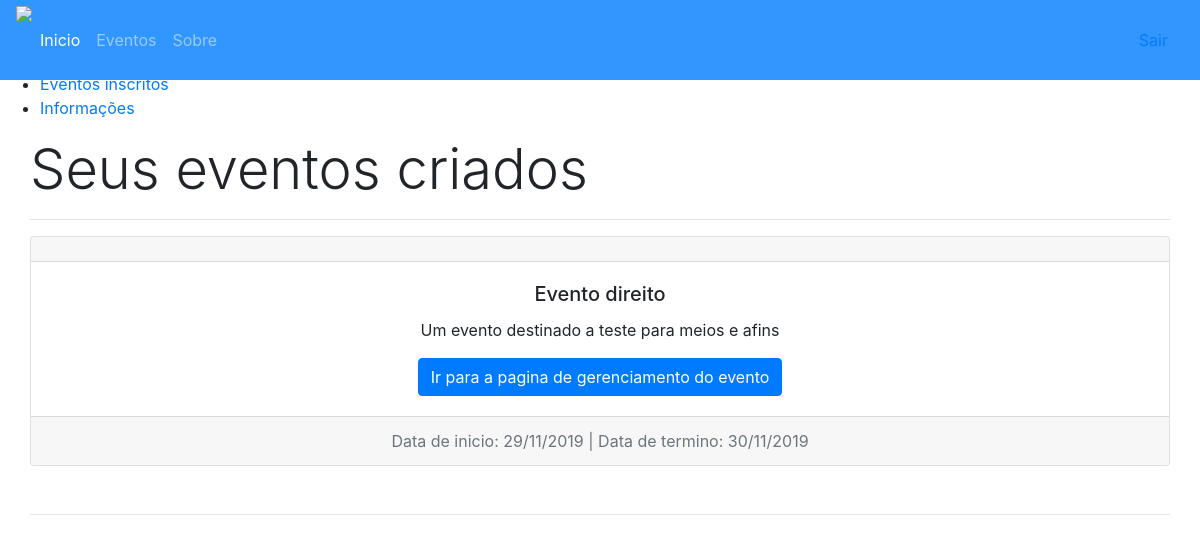
Before: /usuario/seusEventos/index.php (signed in) with the older database file.
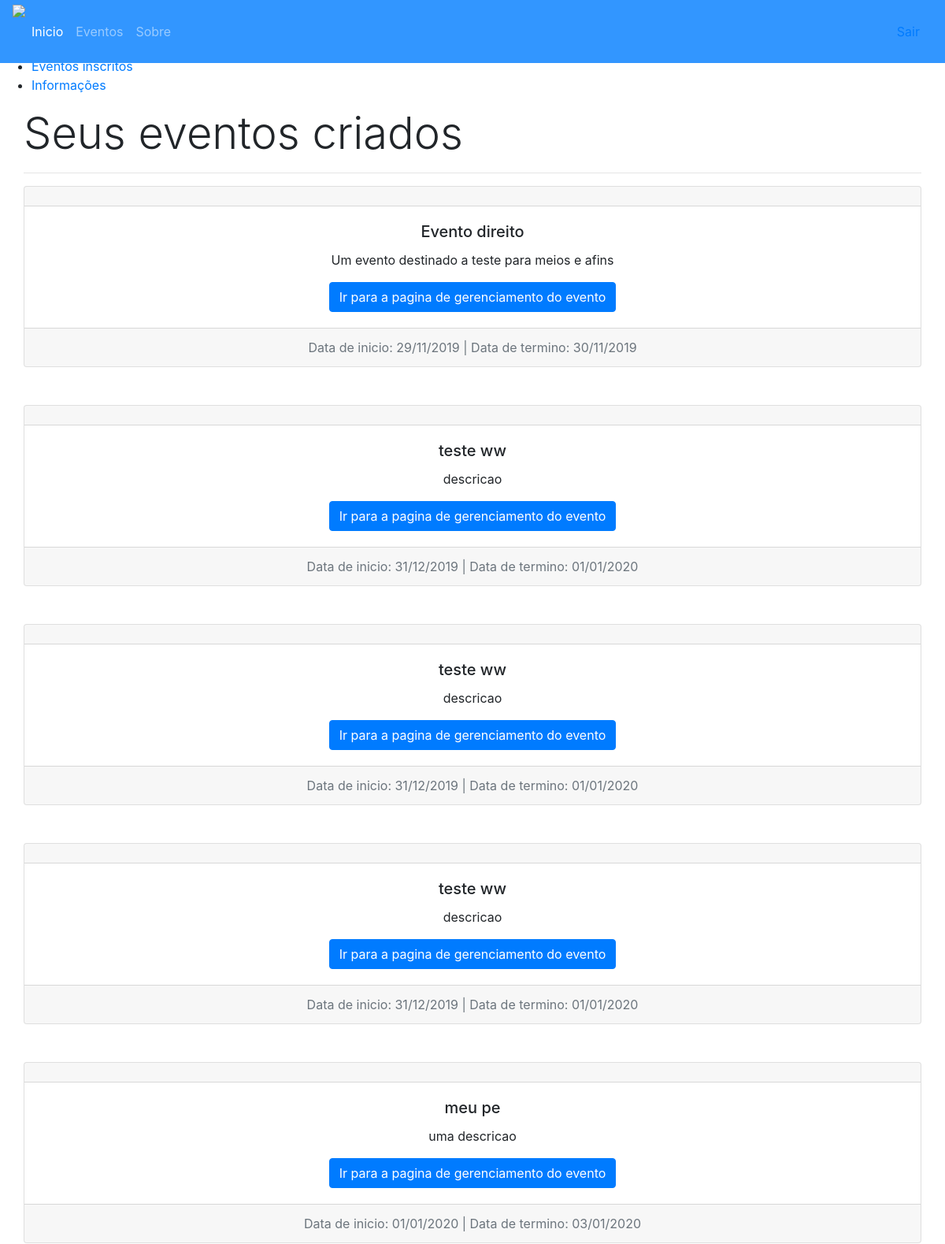
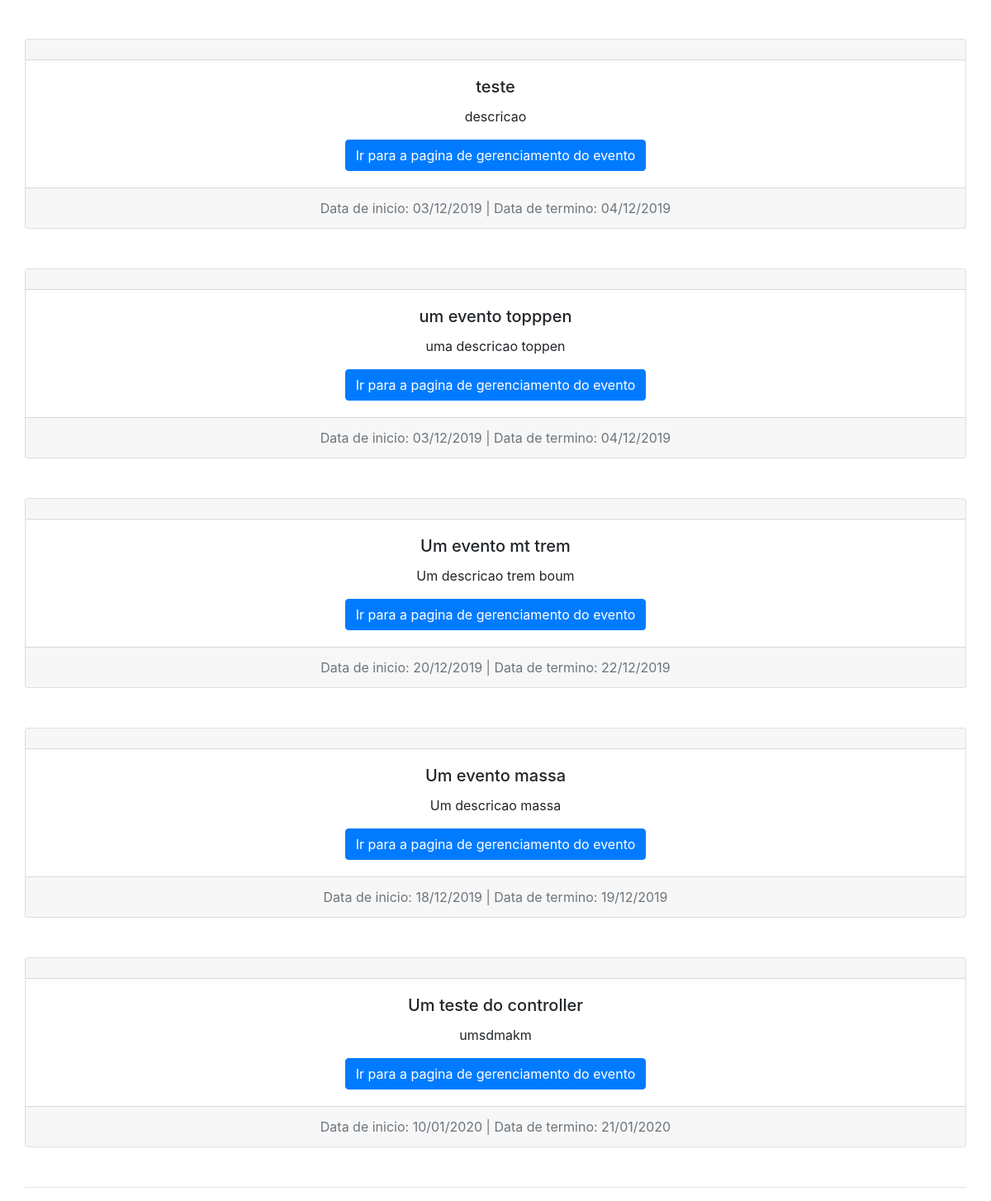
After: the same page with the newer database file (2 pictures, top to bottom).
### tables this page shows
CREATE TABLE `tb_evento` (
  `id` int(11) NOT NULL,
  `id_usuario` int(11) NOT NULL,
  `nome` varchar(50) NOT NULL,
  `email` varchar(50) NOT NULL,
  `descricao` varchar(1000) NOT NULL,
  `tipo` varchar(30) NOT NULL,
  `area` varchar(50) NOT NULL,
  `preco_evento` float(5,2) NOT NULL DEFAULT '0.00',
  `qntd_part` int(11) NOT NULL,
  `data_inicio` varchar(20) NOT NULL,
  `data_fim` varchar(20) NOT NULL,
  `endereco` varchar(60) NOT NULL,
  `bairro` varchar(20) NOT NULL,
  `estado` varchar(20) NOT NULL,
  `cidade` varchar(50) NOT NULL,
  `cep` varchar(20) NOT NULL,
  `data_cadastro` datetime NOT NULL DEFAULT CURRENT_TIMESTAMP,
  `num_usuario_cads` int(11) NOT NULL DEFAULT '0'
);

### usuario/seusEventos/index.php (the view, shortened to what this page needs)
<?php
    try {
        $conexao = new Conexao();
        $query = "select * from tb_evento where id_usuario = :id_usuario";
        $stmt = $conexao->prepare($query);
        $stmt->bindValue(':id_usuario', $_SESSION['id']);
        $stmt->execute();
        $eventos_dados = $stmt->fetchAll(PDO::FETCH_OBJ);
    } catch (PDOException $e) {
        echo 'Erro: '.$e->getCode().' Mensagem: '.$e->getMessage();
    }
?>
<!DOCTYPE html>
<html>
<head>
    <link rel="stylesheet" href="../../_css/style_menu.css" />
    <link rel="stylesheet" href="https://stackpath.bootstrapcdn.com/bootstrap/4.3.1/css/bootstrap.min.css">
    <link rel="stylesheet" href="../../_css/style_gerenciamento_usuario.css">
    <link rel="stylesheet" href="../../_css/style_menu.css">
</head>
<body>
    <nav class="navbar navbar-expand-lg navbar-dark navbar-full fixed-top" style="background-color: rgb(50, 150, 255); height: 80px;">
        <div class="logo" style="height: 80px">
            <a href="#inicio";>
                <img src="../../_imagens/CEU_noname_pequeno.png" />
            </a>
        </div>
        <div class="collapse navbar-collapse menuTeste" id="navbarNav">
            <ul class="navbar-nav">
                <li class="nav-item active">
                    <a class="nav-link" href="#">Inicio <span class="sr-only">(current)</span></a>
                </li>
                <li class="nav-item">
                    <a class="nav-link" href="../../evento/">Eventos</a>
                </li>
                <li class="nav-item">
                    <a class="nav-link" href="#">Sobre</a>
                </li>
            </ul>
        </div>
        <aside class="nav-item">
            <a class="nav-link" href="../../service/logoff.php">Sair</a>
        </aside>
    </nav>
    <div class="sidebar-container">
        <div class="sidebar-logo">
        </div>
        <ul class="sidebar-navigation">
            <li>
                <a href="../">
                </a>
            </li>
            <li>
                <a href="">
                </a>
            </li>
            <li>
                <a href="../eventosInscritos/">
                    <i class="fa fa-tachometer" aria-hidden="true"></i> Eventos inscritos
                </a>
            </li>
            <li>
                <a href="../informacoes/">
                    <i class="fa fa-info-circle" aria-hidden="true"></i> Informações
                </a>
            </li>
        </ul>
    </div>
    <div class="content-container">
        <div class="container-fluid">
            <div class="container-fluid">
                <h1 class="display-4 font-inicio"> Seus eventos criados</h1>
                <hr>
                <? foreach ($eventos_dados as $evento) { ?>
                    <div class="card text-center mb-5">
                        <div class="card-header card-header-centerC">
                        </div>
                        <div class="card-body">
                            <h5 class="card-title"><?= $evento->nome ?></h5>
                            <p class="card-text"><?= $evento->descricao ?></p>
                            <a href="./gerenciamento/?id=<?=$evento->id?>" class="btn btn-primary">Ir para a pagina de gerenciamento do evento</a>
                        </div>
                        <div class="card-footer text-muted card-header-centerC">
                            Data de inicio: <?= $evento->data_inicio ?> | Data de termino: <?= $evento->data_fim ?>
                        </div>
                    </div>
                <?}?>
                <hr>
            </div>
        </div>
    </div>
</body>
</html>

Changed rows visible on the page:
added tb_evento: nome "teste ww", descricao "descricao", data_inicio "31/12/2019", data_fim "01/01/2020"
added tb_evento: nome "teste ww", descricao "descricao", data_inicio "31/12/2019", data_fim "01/01/2020"
added tb_evento: nome "teste ww", descricao "descricao", data_inicio "31/12/2019", data_fim "01/01/2020"
added tb_evento: nome "meu pe", descricao "uma descricao", data_inicio "01/01/2020", data_fim "03/01/2020"
added tb_evento: nome "teste", descricao "descricao", data_inicio "03/12/2019", data_fim "04/12/2019"
added tb_evento: nome "um evento topppen", descricao "uma descricao toppen", data_inicio "03/12/2019", data_fim "04/12/2019"
added tb_evento: nome "Um evento mt trem", descricao "Um descricao trem boum", data_inicio "20/12/2019", data_fim "22/12/2019"
added tb_evento: nome "Um evento massa", descricao "Um descricao massa", data_inicio "18/12/2019", data_fim "19/12/2019"
added tb_evento: nome "Um teste do controller", descricao "umsdmakm", data_inicio "10/01/2020", data_fim "21/01/2020"
